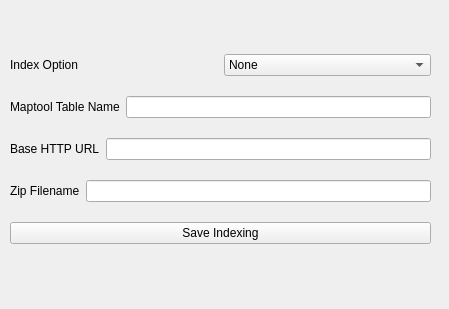
<?xml version="1.0" encoding="UTF-8"?>
<ui version="4.0">
 <class>Form</class>
 <widget class="QWidget" name="Form">
  <property name="geometry">
   <rect>
    <x>0</x>
    <y>0</y>
    <width>449</width>
    <height>309</height>
   </rect>
  </property>
  <property name="windowTitle">
   <string>Form</string>
  </property>
  <widget class="QWidget" name="">
   <property name="geometry">
    <rect>
     <x>10</x>
     <y>40</y>
     <width>421</width>
     <height>221</height>
    </rect>
   </property>
   <layout class="QVBoxLayout" name="verticalLayout">
    <item>
     <layout class="QHBoxLayout" name="horizontalLayout">
      <item>
       <widget class="QLabel" name="label">
        <property name="text">
         <string>Index Option</string>
        </property>
       </widget>
      </item>
      <item>
       <widget class="QComboBox" name="comboBox">
        <item>
         <property name="text">
          <string>None</string>
         </property>
        </item>
        <item>
         <property name="text">
          <string>Maptool Table</string>
         </property>
        </item>
        <item>
         <property name="text">
          <string>Remote HTML</string>
         </property>
        </item>
       </widget>
      </item>
     </layout>
    </item>
    <item>
     <layout class="QHBoxLayout" name="horizontalLayout_2">
      <item>
       <widget class="QLabel" name="label_2">
        <property name="text">
         <string>Maptool Table Name</string>
        </property>
       </widget>
      </item>
      <item>
       <widget class="QLineEdit" name="lineEdit"/>
      </item>
     </layout>
    </item>
    <item>
     <layout class="QHBoxLayout" name="horizontalLayout_3">
      <item>
       <widget class="QLabel" name="label_3">
        <property name="text">
         <string>Base HTTP URL</string>
        </property>
       </widget>
      </item>
      <item>
       <widget class="QLineEdit" name="lineEdit_2"/>
      </item>
     </layout>
    </item>
    <item>
     <layout class="QHBoxLayout" name="horizontalLayout_4">
      <item>
       <widget class="QLabel" name="label_4">
        <property name="text">
         <string>Zip Filename</string>
        </property>
       </widget>
      </item>
      <item>
       <widget class="QLineEdit" name="lineEdit_3"/>
      </item>
     </layout>
    </item>
    <item>
     <widget class="QPushButton" name="pushButton">
      <property name="text">
       <string>Save Indexing</string>
      </property>
     </widget>
    </item>
   </layout>
  </widget>
 </widget>
 <resources/>
 <connections/>
</ui>
